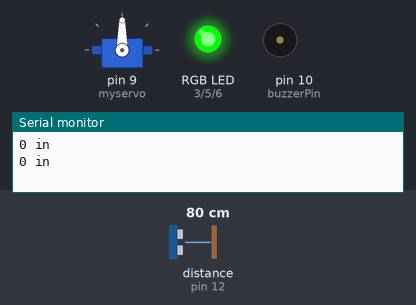
The sketch below on a simulated Arduino Uno, built with avr-gcc and run on an emulated ATmega328P. Shown: servo, an RGB LED mixed from three pins (HIGH = lit), buzzer (waves = sounding), the last lines printed to the serial monitor. Wiring (inferred from the names in the program): ultrasonic range finder: trigger pin 11; echo pin 12. The test bench sets the inputs (shaded band); at power-on: distance to the obstacle (sensor on pin 12) 80 cm. The echo pulse lasts 58.3 µs per cm; pins used as bus, display or sensor lines are not drawn.

Above: at 0.8 s.
1.5 s: distance to the obstacle (sensor on pin 12) set to 54 cm
4.8 s: distance to the obstacle (sensor on pin 12) set to 46 cm
At 5.64 s:
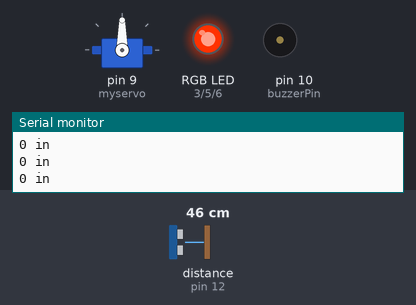
8.1 s: distance to the obstacle (sensor on pin 12) set to 29 cm
11.4 s: distance to the obstacle (sensor on pin 12) set to 23 cm
At 12.34 s:
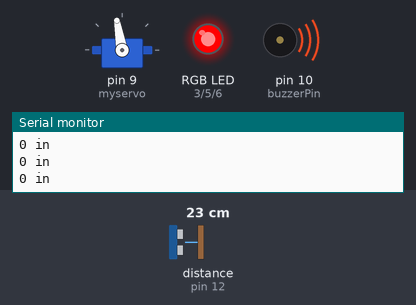
14.7 s: distance to the obstacle (sensor on pin 12) set to 35 cm
At 15.25 s:
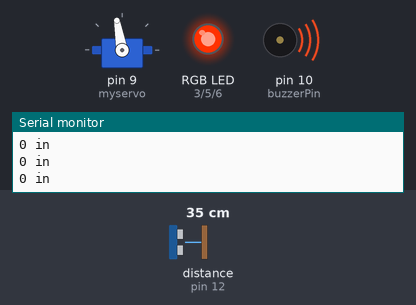
18.0 s: distance to the obstacle (sensor on pin 12) set to 2 cm
At 18.29 s:
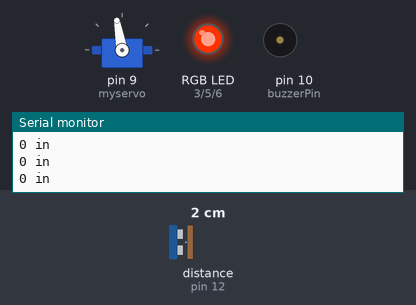
Timing chart, 0 to 22.3 s (numbered marks = the images above; inputs shaded):
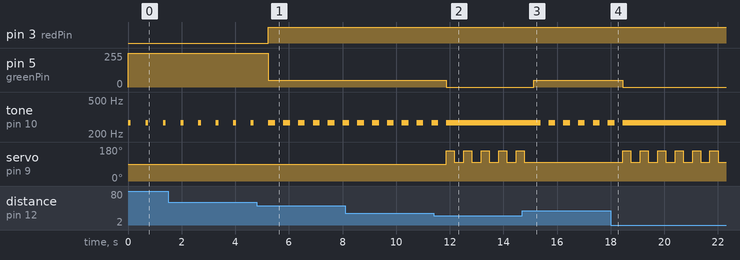

The sketch:

COMP444_3C_MotionAlarm_ChangeAlarmSettings.ino
```cpp
#include <Servo.h>

const int trigPin = 11;
const int echoPin = 12;

const int redPin = 3;
const int greenPin = 5;
const int bluePin = 6;

const int buzzerPin = 10;

float distance = 0;

Servo myservo;

void setup() {
  Serial.begin(9600);

  pinMode(trigPin, OUTPUT);
  pinMode(echoPin, INPUT);

  pinMode(redPin, OUTPUT);
  pinMode(greenPin, OUTPUT);
  pinMode(bluePin, OUTPUT);

  pinMode(buzzerPin, OUTPUT);

  myservo.attach(9);
}

void loop() {
  distance = getDistance();

  Serial.print(myservo);
  Serial.println(" in");

  if (distance <= 10) {
    analogWrite(redPin, 255);
    analogWrite(greenPin, 0);
    analogWrite(bluePin, 0);

    tone(buzzerPin, 272);
    myservo.write(160);
    delay(300);

    myservo.write(100);
    delay(300);

  } else if (10 < distance && distance < 20) {
    analogWrite(redPin, 255);
    analogWrite(greenPin, 50);
    analogWrite(bluePin, 0);

    tone(buzzerPin, 272);
    delay(250);
    noTone(buzzerPin);
    delay(250);

  } else {
    analogWrite(redPin, 0);
    analogWrite(greenPin, 255);
    analogWrite(bluePin, 0);

    tone(buzzerPin, 272);
    delay(100);
    noTone(buzzerPin);
    delay(500);
  }

  delay(50);
}

//------------------------------------------

float getDistance() {
  float echoTime;
  float calculatedDistance;

  digitalWrite(trigPin, HIGH);
  delayMicroseconds(10);
  digitalWrite(trigPin, LOW);

  echoTime = pulseIn(echoPin, HIGH);

  calculatedDistance = echoTime / 148.0;

  return calculatedDistance;
}
```

Measured:
- the behaviour switches between 52 and 51 cm on distance to the obstacle (sensor on pin 12) (found by bisection; images 0 and 1)
- the behaviour switches between 26 and 25 cm on distance to the obstacle (sensor on pin 12) (found by bisection; images 1 and 2)
- after the input at 4.8 s, pin 3 (redPin): LOW → HIGH after 0.44 s; pin 5 (greenPin): 255/255 → 50/255 after 0.44 s
- after the input at 11.4 s, pin 5 (greenPin): 50/255 → 0/255 after 0.47 s; tone on pin 10 (buzzerPin): goes on until 11.9 s, then stays 272 Hz; servo on pin 9 (myservo): alternates 160° for 0.30 s and 100° for 0.35 s, starting after 0.47 s
- after the input at 14.7 s, pin 5 (greenPin): 0/255 → 50/255 after 0.43 s; tone on pin 10 (buzzerPin): alternates 272 Hz for 0.25 s and silent for 0.30 s, starting after 0.68 s; servo on pin 9 (myservo): goes on until 14.8 s, then stays 100°
- after the input at 18.0 s, pin 5 (greenPin): 50/255 → 0/255 after 0.45 s; tone on pin 10 (buzzerPin): goes on until 18.4 s, then stays 272 Hz; servo on pin 9 (myservo): alternates 160° for 0.30 s and 100° for 0.35 s, starting after 0.45 s
- by itself, tone on pin 10 (buzzerPin): alternates 272 Hz for 0.25 s and silent for 0.30 s
